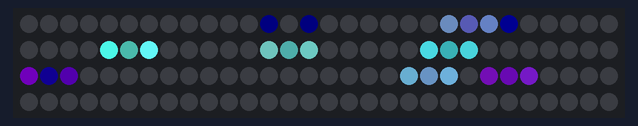
The sketch below on a simulated Arduino Uno, built with avr-gcc and run on an emulated ATmega328P. Parts: 120 RGB LEDs in strip order, left to right, continuing on the next row. Random numbers use the default seed unless the sketch sets one.

Above: at 0.47 s.
At 5.37 s:
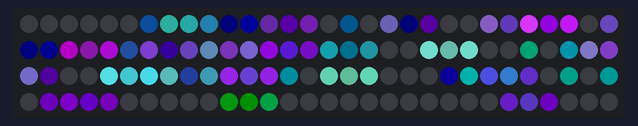
At 10.28 s:
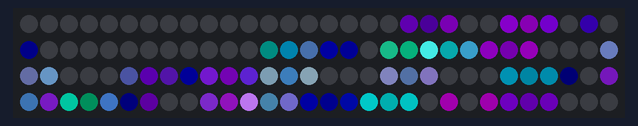
At 20.09 s:
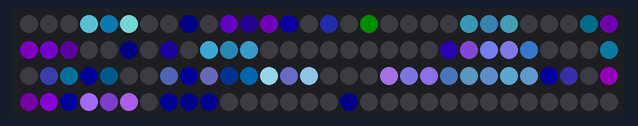
At 30.21 s:
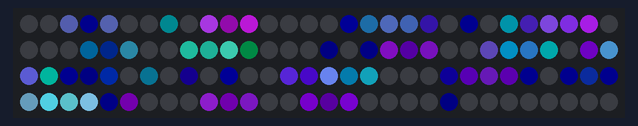
At 39.72 s:
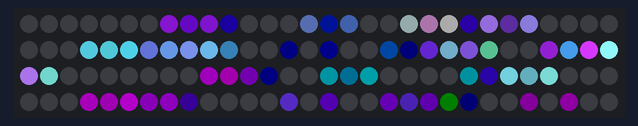

The sketch:

organic.ino
```cpp
// Artimiid art boat
#include <FastLED.h>
#include "timer.h"

#define LEDS_PIN        10
#define NUM_LEDS        120
#define BRIGHTNESS      255

#define PATTERN_TIME    60000
#define CROSSFADE_TIME  2500

#define ARRAY_SIZE(A) (sizeof(A) / sizeof((A)[0]))
CRGB leds_1[NUM_LEDS];
CRGB leds_2[NUM_LEDS];

// 1 - 10
const uint8_t address = 9;

const TProgmemRGBPalette16 Artemiid_Colors_p FL_PROGMEM =
{
    CRGB::Black,
    CRGB::Indigo,
    CRGB::Aquamarine,
    CRGB::DarkSlateBlue,

    CRGB::Amethyst,
    CRGB::SeaGreen,
    CRGB::Teal,
    CRGB::Black,

    CRGB::Black,
    CRGB::BlueViolet,
    CRGB::DarkMagenta,
    CRGB::DarkOrchid,

    CRGB::Indigo,
    CRGB::LightSeaGreen,
    CRGB::LightSkyBlue,
    CRGB::Black,
};


//--------------------------------------------------------------------------------------------------
// PATTERNS

CRGBPalette16 current_palette = Artemiid_Colors_p;

void rainbow(CRGB *leds) {
   static uint8_t hue = 0;
   fill_rainbow(leds, NUM_LEDS, hue, 7);
   hue++;
}

uint16_t distance(uint16_t x1, uint16_t y1, uint16_t x2, uint16_t y2) {
    uint16_t dx = x2 - x1;
    uint16_t dy = y2 - y1;
    return sqrt16((dx * dx) + (dy * dy));
}


void plasma(CRGB *leds) {
  // loosely based on http://www.mennovanslooten.nl/blog/post/72

   uint8_t offset1 = beat8(3);
   uint8_t offset2 = beat8(7);

   uint8_t y=address * 12;

   for (uint8_t x=0; x<NUM_LEDS; x++) {
      uint8_t i1 = (x * -4) + offset1;
      uint8_t i2 = distance(x * 2, y * 2, sin8(-offset2), cos8(-offset2));

      nblend(leds[x], ColorFromPalette(current_palette, avg8(i1, i2), 255, LINEARBLEND), 128);
   }

   fadeLightBy(leds, NUM_LEDS, 10);
}

void plasma_glitter(CRGB *leds) {
    plasma(leds);
    leds[ random8(NUM_LEDS) ] += CRGB::White;
}

void big_confetti(CRGB * leds) {
    fadeToBlackBy( leds, NUM_LEDS, 4);
    if (random8() < 120) {
        int pos = random8(3, NUM_LEDS - 3);
        //int hue = random8(256);
        CRGB c = ColorFromPalette(current_palette, random8(), 255, LINEARBLEND);
        leds[pos-1] += blend(c, CRGB::Black, random8(100));
        leds[pos  ] += blend(c, CRGB::Black, random8(100, 200));
        leds[pos+1] += blend(c, CRGB::Black, random8(100));
    }
}

/*
float mapfloat(float x, float in_min, float in_max, float out_min, float out_max)
{
 return (x - in_min) * (out_max - out_min) / (in_max - in_min) + out_min;
}

void draw_worm(CRGB * leds, float head, float tail, uint8_t color) {
    if (tail > head) {
        head += tail;
        tail = head - tail;
        head -= tail;
    }

    float brightness = 200.0f;
    brightness -= mapfloat(head - tail, 8.0f, 30.0f, 0.0f, 180.0f);

    leds[(int)head + 1] += ColorFromPalette(current_palette, color, fmod(head, 1) * brightness);
    for (int i = (int)tail + 1; i <= (int)head; i++) {
        leds[i] += ColorFromPalette(current_palette, color, brightness);
    }
    leds[(int)tail] += ColorFromPalette(current_palette, color, (1.0f - fmod(tail, 1)) * brightness);
}

struct Worm {

    bool growing;
    float worm_head;
    float worm_tail;
    float dir;
    float step_size;
    uint8_t steps_per_second;

    Worm() {
      this->growing = true;
      this->steps_per_second = random8(20, 50);
      this->step_size = random8(128, 255) / 255.0f * 12.0f;
      this->dir = random8() > 127 ? 1.0f : -1.0f;

      uint8_t worm_size = random8(8, 25);
      this->worm_head = random8(worm_size + 1, NUM_LEDS - worm_size - 1);
      this->worm_tail = worm_head + (dir * worm_size);
    }

    void render(CRGB * leds) {
      float head, tail;

      // the worm grows in the first half and shrinks in the second
      uint8_t phase = beat8(steps_per_second);

      if ((dir > 0.0f && worm_head + step_size >= NUM_LEDS) ||
          (dir < 0.0f && worm_head - step_size <= 0.0f)) {
            dir *= -1.0f;
            worm_head += worm_tail;
            worm_tail = worm_head - worm_tail;
            worm_head -= worm_tail;
      }


      float delta = cubicwave8(phase % 128) / 255.0f * step_size * dir;


      head = worm_head;
      tail = worm_tail;

      if (phase < 128) {
          if (!growing) {
              growing = true;
              worm_tail += (step_size * dir);
              tail = worm_tail;
          }
          head += delta;
      } else {
          if (growing) {
              growing = false;
              worm_head += (step_size * dir);
              head = worm_head;
          }
          tail += delta;
      }
      draw_worm(leds, head, tail, beat8(1) + steps_per_second);
    }
};

//Worm(float head, float tail, uint8_t steps_per_second, float step_size, uint8_t color) {
void worms(CRGB * leds) {

    static Worm w1;
    static Worm w2;

   memset(leds, 0, sizeof(CRGB) * NUM_LEDS);

   //current_palette = Worm_Colors_p;

   w1.render(leds);
   w2.render(leds);
}
*/
//--------------------------------------------------------------------------------------------------
// BOILERPLATE

typedef void (*SimplePatternList[])(CRGB *);
SimplePatternList patterns = {
  big_confetti,
  plasma,
  big_confetti,
  plasma,
  big_confetti,
  plasma_glitter,
};

uint8_t current_pattern = 0;

MillisTimer fade_timer;
MillisTimer change_pattern_timer;

void setup() {

  // led strip
  FastLED.addLeds<NEOPIXEL, LEDS_PIN>(leds_1, NUM_LEDS);

  // set master brightness control
  FastLED.setBrightness(BRIGHTNESS);

  random16_set_seed(address * 77);

  change_pattern_timer.start(PATTERN_TIME, true);
  current_palette = Artemiid_Colors_p;
}

void loop()
{
  // are we done changing patterns?
  if (fade_timer.fired()) {
      current_pattern = get_next_pattern(current_pattern);
  }

  // Call the current pattern function
  patterns[current_pattern](leds_1);

  // time to change pattern?
  if (change_pattern_timer.fired()) {
      fade_timer.start(CROSSFADE_TIME, false);
  }

  // if we are in the middle of changing patterns then render the next one and blend it
  if (fade_timer.running()) {
      patterns[get_next_pattern(current_pattern)](leds_2);
      nblend(leds_1, leds_2, NUM_LEDS, fade_timer.perc8());
  }

  FastLED.show();
  FastLED.delay(1000/120);
}

uint8_t  get_next_pattern(uint8_t current) {
    return (current + 1) % ARRAY_SIZE(patterns);
}
```

timer.h
```cpp
#ifndef __INC_TIMER_H
#define __INC_TIMER_H
#include <stdint.h>

template<uint32_t (*GET_TIME)(void)> class Timer {
  uint32_t last;
  uint32_t time_length;
  bool bLoop;
  bool bRunning;

public:
  Timer() : time_length(0), bRunning(false) {}
  Timer(uint32_t len) : time_length(len), bRunning(false) {}

  void start(uint32_t new_time,  bool loop) {
    time_length = new_time;
    start(loop);
  }

  void start(bool loop = false) {
    last = GET_TIME();
    bLoop = loop;
    bRunning = true;
  }

  uint32_t sinceStart() {
    return GET_TIME() - last;
  }

  // The percent completed, represented as a 0-255 value suitable for scale8
  uint8_t perc8() {
    if(bRunning) {
      return (sinceStart() * 256) / time_length;
    }
    return 0;
  }

  // The percent completed, represented as a 0-65535 value suitable for scale8
  uint16_t perc16() {
    if(bRunning) {
      return (sinceStart() * 65536) / time_length;
    }
    return 0;
  }

  void stop() {
    bRunning = false;
  }

  // Has this timer tripped/fired since the last time we checked it?
  bool fired() {
    if(bRunning) {
      uint32_t curtime = GET_TIME();
      if((curtime - last) >= time_length) {
        bRunning = bLoop;
        last = curtime;
        return true;
      }
    }
    return false;
  }

  bool running() {
    return bRunning;
  }
};


typedef Timer<micros> MicrosTimer;
typedef Timer<millis> MillisTimer;

#endif
```
